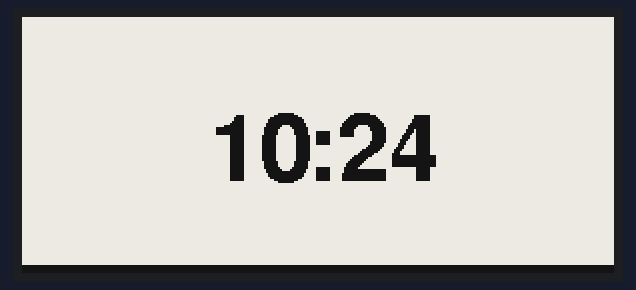
This sketch was run on a simulated ESP8266 (NodeMCU). Shown: 296×128 one-colour display. The local clock reads 2024-03-15 10:24:30 at power-on unless the sketch sets it.

Above: at 0.6 s.

The sketch:

yes.ino
```cpp
#include <GxEPD2_BW.h>
#include <Fonts/FreeSansBold24pt7b.h>
#include <Wire.h>
#include "RTClib.h" // For DS3231 or internal RTC

// --- PIN CONFIGURATION (Adjust for your specific Seeed Board) ---
#define EPD_CS    D1
#define EPD_DC    D3
#define EPD_RST   D2
#define EPD_BUSY  D0

// Change this to match your specific 2.9" panel driver (e.g., GDEW029T5)
GxEPD2_BW<GxEPD2_290_T5, GxEPD2_290_T5::HEIGHT> display(GxEPD2_290_T5(EPD_CS, EPD_DC, EPD_RST, EPD_BUSY));

RTC_DS3231 rtc;
int refreshCounter = 0;

void setup() {
  Serial.begin(115200);

  // Initialize Display
  display.init(115200);
  display.setRotation(1); // Landscape mode

  // Initialize RTC
  if (!rtc.begin()) {
    Serial.println("Couldn't find RTC");
    while (1);
  }

  updateDisplay();

  // Sleep logic: 60 seconds minus the time it took to refresh
  uint64_t sleepTime = 60 * 1000000;
  display.hibernate();

  // Enter Deep Sleep (Example for ESP32-based Seeed boards)
  #ifdef ESP32
    esp_sleep_enable_timer_wakeup(sleepTime);
    esp_deep_sleep_start();
  #endif
}

void loop() {
  // Empty: Code execution ends at Deep Sleep in setup()
}

void updateDisplay() {
  DateTime now = rtc.now();
  char timeStr[6];
  sprintf(timeStr, "%02d:%02d", now.hour(), now.minute());

  display.setFont(&FreeSansBold24pt7b);
  display.setTextColor(GxEPD_BLACK);

  // Center alignment math
  int16_t tbx, tby; uint16_t tbw, tbh;
  display.getTextBounds(timeStr, 0, 0, &tbx, &tby, &tbw, &tbh);
  uint16_t x = (display.width() - tbw) / 2;
  uint16_t y = (display.height() + tbh) / 2;

  // Logic: Full refresh every 30 mins to clean ghosting, otherwise Partial
  bool fullRefresh = (now.minute() % 30 == 0);

  if (fullRefresh) {
    display.setFullWindow();
  } else {
    display.setPartialWindow(0, 0, display.width(), display.height());
  }

  display.firstPage();
  do {
    display.fillScreen(GxEPD_WHITE);
    display.setCursor(x, y);
    display.print(timeStr);

    // Optional: Draw a thin battery line at the bottom
    display.fillRect(0, display.height() - 4, display.width(), 4, GxEPD_BLACK);
  } while (display.nextPage());
}
```
